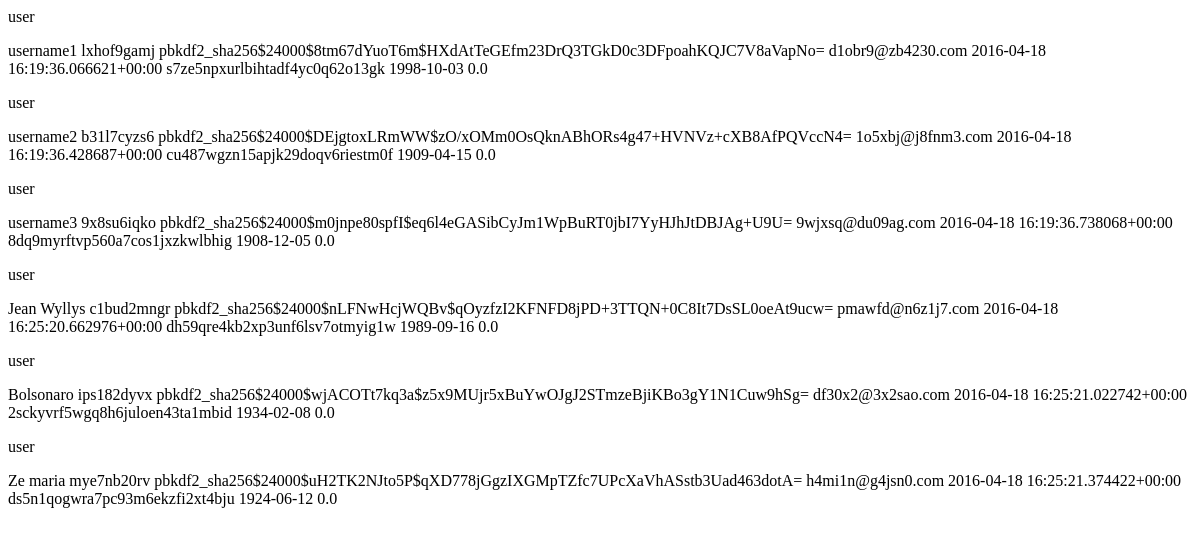
Before: /list_all_users with the older database file.
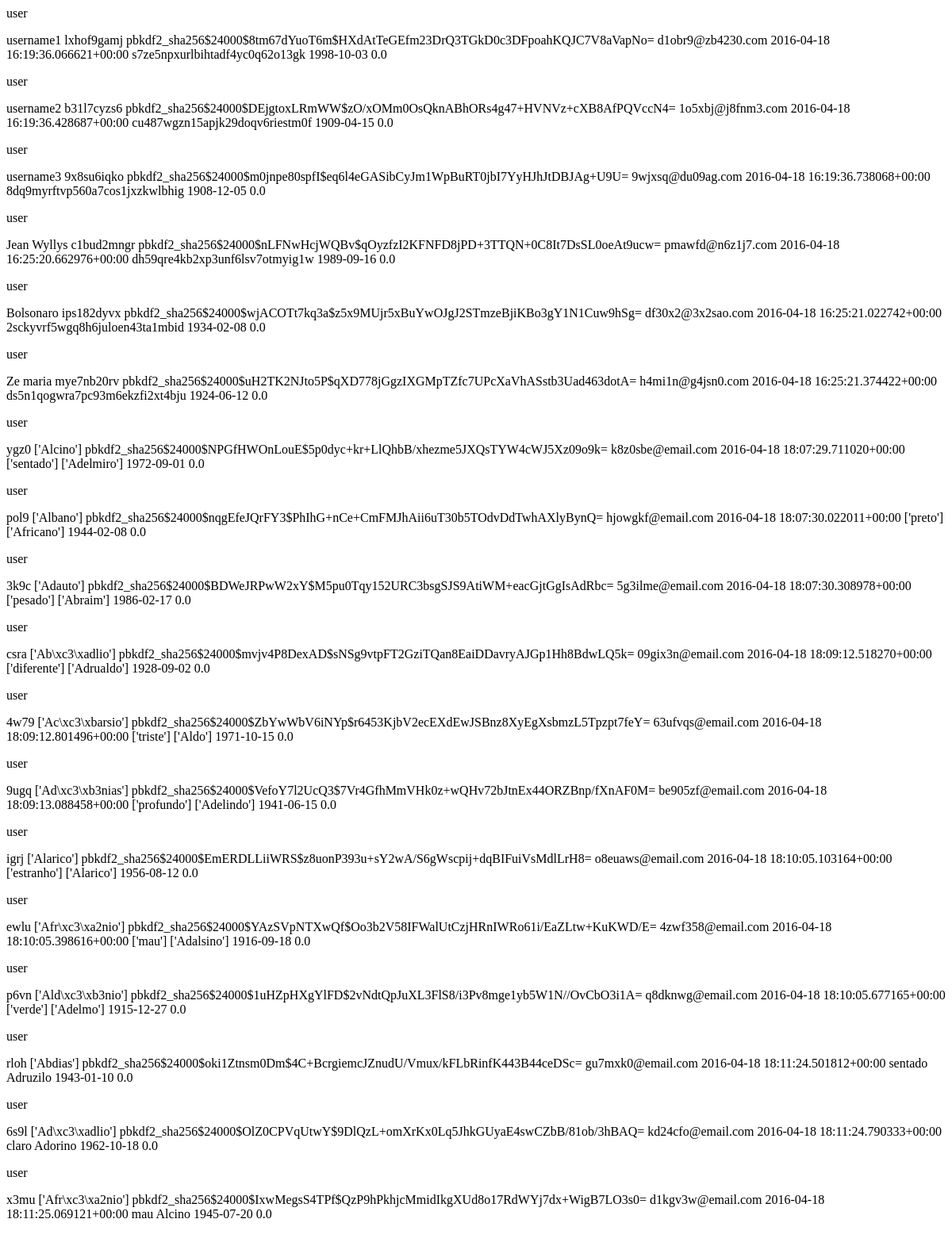
After: the same page with the newer database file.
### ubet/models.py (models this page shows)
class Ubet_user(models.Model):
	django_user = models.OneToOneField(User,
		on_delete = models.CASCADE)
	full_name = models.CharField(max_length=100)
	date_of_birth = models.DateField()
	creditos = models.FloatField(default=0)
	def __unicode__(self):
		return self.django_user.username+'\n'+ \
			self.django_user.first_name+'\n'+ \
			self.django_user.password+'\n'+\
			self.django_user.email+'\n'+\
			str(self.django_user.date_joined)+'\n'+\
			self.full_name+'\n'+\
			str(self.date_of_birth)+'\n'+\
			str(self.creditos)

### ubet/views.py (the view)
# urls.py: url(r'^list_all_users$',views.list_all_users,name='list_all_users'),
def list_all_users(request):
	return render(request,'ubet/list_all_users.html',{'li':Ubet_user.objects.all()})

### ubet/templates/ubet/list_all_users.html
<main>
	{%  for i in li%}
	<p> user </p>
	{{i}} <br>
	{%endfor%}
	<br>
</main>

Changed rows visible on the page:
added Ubet_user: django_user+full_name+date_of_birth "ygz0 ['Alcino'] pbkdf2_sha256$24000$NPGfHWOnLouE$5p0dyc+kr+LlQhbB/xhezme5JXQsTYW4cWJ5Xz09o9k= k8z0sbe@email.com 2016-04-18 18:07:29.711020+00:00 ['sentado'] ['Adelmiro'] 1972-09-01 0.0"
added Ubet_user: django_user+full_name+date_of_birth "pol9 ['Albano'] pbkdf2_sha256$24000$nqgEfeJQrFY3$PhIhG+nCe+CmFMJhAii6uT30b5TOdvDdTwhAXlyBynQ= hjowgkf@email.com 2016-04-18 18:07:30.022011+00:00 ['preto'] ['Africano'] 1944-02-08 0.0"
added Ubet_user: django_user+full_name+date_of_birth "3k9c ['Adauto'] pbkdf2_sha256$24000$BDWeJRPwW2xY$M5pu0Tqy152URC3bsgSJS9AtiWM+eacGjtGgIsAdRbc= 5g3ilme@email.com 2016-04-18 18:07:30.308978+00:00 ['pesado'] ['Abraim'] 1986-02-17 0.0"
added Ubet_user: django_user+full_name+date_of_birth "csra ['Ab\\xc3\\xadlio'] pbkdf2_sha256$24000$mvjv4P8DexAD$sNSg9vtpFT2GziTQan8EaiDDavryAJGp1Hh8BdwLQ5k= 09gix3n@email.com 2016-04-18 18:09:12.518270+00:00 ['diferente'] ['Adrualdo'] 1928-09-02 0.0"
added Ubet_user: django_user+full_name+date_of_birth "4w79 ['Ac\\xc3\\xbarsio'] pbkdf2_sha256$24000$ZbYwWbV6iNYp$r6453KjbV2ecEXdEwJSBnz8XyEgXsbmzL5Tpzpt7feY= 63ufvqs@email.com 2016-04-18 18:09:12.801496+00:00 ['triste'] ['Aldo'] 1971-10-15 0.0"
added Ubet_user: django_user+full_name+date_of_birth "9ugq ['Ad\\xc3\\xb3nias'] pbkdf2_sha256$24000$VefoY7l2UcQ3$7Vr4GfhMmVHk0z+wQHv72bJtnEx44ORZBnp/fXnAF0M= be905zf@email.com 2016-04-18 18:09:13.088458+00:00 ['profundo'] ['Adelindo'] 1941-06-15 0.0"
added Ubet_user: django_user+full_name+date_of_birth "igrj ['Alarico'] pbkdf2_sha256$24000$EmERDLLiiWRS$z8uonP393u+sY2wA/S6gWscpij+dqBIFuiVsMdlLrH8= o8euaws@email.com 2016-04-18 18:10:05.103164+00:00 ['estranho'] ['Alarico'] 1956-08-12 0.0"
added Ubet_user: django_user+full_name+date_of_birth "ewlu ['Afr\\xc3\\xa2nio'] pbkdf2_sha256$24000$YAzSVpNTXwQf$Oo3b2V58IFWalUtCzjHRnIWRo61i/EaZLtw+KuKWD/E= 4zwf358@email.com 2016-04-18 18:10:05.398616+00:00 ['mau'] ['Adalsino'] 1916-09-18 0.0"
added Ubet_user: django_user+full_name+date_of_birth "p6vn ['Ald\\xc3\\xb3nio'] pbkdf2_sha256$24000$1uHZpHXgYlFD$2vNdtQpJuXL3FlS8/i3Pv8mge1yb5W1N//OvCbO3i1A= q8dknwg@email.com 2016-04-18 18:10:05.677165+00:00 ['verde'] ['Adelmo'] 1915-12-27 0.0"
added Ubet_user: django_user+full_name+date_of_birth "rloh ['Abdias'] pbkdf2_sha256$24000$oki1Ztnsm0Dm$4C+BcrgiemcJZnudU/Vmux/kFLbRinfK443B44ceDSc= gu7mxk0@email.com 2016-04-18 18:11:24.501812+00:00 sentado Adruzilo 1943-01-10 0.0"
added Ubet_user: django_user+full_name+date_of_birth "6s9l ['Ad\\xc3\\xadlio'] pbkdf2_sha256$24000$OlZ0CPVqUtwY$9DlQzL+omXrKx0Lq5JhkGUyaE4swCZbB/81ob/3hBAQ= kd24cfo@email.com 2016-04-18 18:11:24.790333+00:00 claro Adorino 1962-10-18 0.0"
added Ubet_user: django_user+full_name+date_of_birth "x3mu ['Afr\\xc3\\xa2nio'] pbkdf2_sha256$24000$IxwMegsS4TPf$QzP9hPkhjcMmidIkgXUd8o17RdWYj7dx+WigB7LO3s0= d1kgv3w@email.com 2016-04-18 18:11:25.069121+00:00 mau Alcino 1945-07-20 0.0"
